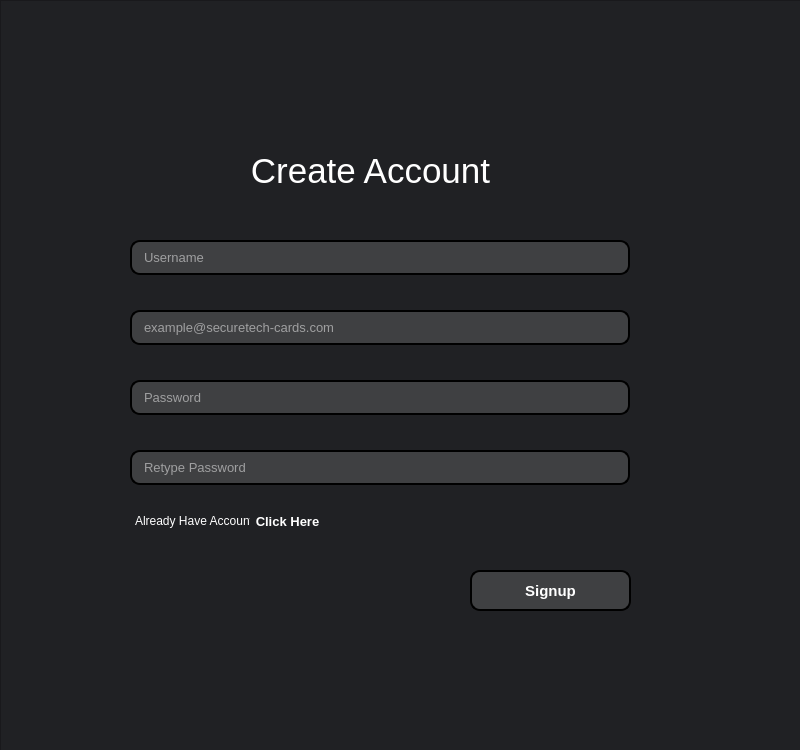
<?xml version="1.0" encoding="UTF-8"?>
<ui version="4.0">
 <class>Form</class>
 <widget class="QWidget" name="Form">
  <property name="geometry">
   <rect>
    <x>0</x>
    <y>0</y>
    <width>800</width>
    <height>750</height>
   </rect>
  </property>
  <property name="maximumSize">
   <size>
    <width>800</width>
    <height>750</height>
   </size>
  </property>
  <property name="windowTitle">
   <string>Form</string>
  </property>
  <widget class="QFrame" name="frame">
   <property name="geometry">
    <rect>
     <x>0</x>
     <y>0</y>
     <width>801</width>
     <height>751</height>
    </rect>
   </property>
   <property name="styleSheet">
    <string notr="true">
background-color:rgba(32,33,36,255);
color:white;</string>
   </property>
   <property name="inputMethodHints">
    <set>Qt::ImhNone</set>
   </property>
   <property name="frameShape">
    <enum>QFrame::StyledPanel</enum>
   </property>
   <property name="frameShadow">
    <enum>QFrame::Raised</enum>
   </property>
   <widget class="QLabel" name="label">
    <property name="geometry">
     <rect>
      <x>320</x>
      <y>50</y>
      <width>91</width>
      <height>91</height>
     </rect>
    </property>
    <property name="maximumSize">
     <size>
      <width>100</width>
      <height>100</height>
     </size>
    </property>
    <property name="text">
     <string/>
    </property>
    <property name="pixmap">
     <pixmap>stc_logo.ico</pixmap>
    </property>
    <property name="scaledContents">
     <bool>true</bool>
    </property>
   </widget>
   <widget class="QLabel" name="label_2">
    <property name="geometry">
     <rect>
      <x>250</x>
      <y>150</y>
      <width>241</width>
      <height>41</height>
     </rect>
    </property>
    <property name="font">
     <font>
      <pointsize>26</pointsize>
     </font>
    </property>
    <property name="styleSheet">
     <string notr="true">color: rgb(255, 255, 255);</string>
    </property>
    <property name="text">
     <string>Create Account</string>
    </property>
    <property name="alignment">
     <set>Qt::AlignCenter</set>
    </property>
   </widget>
   <widget class="QLineEdit" name="username">
    <property name="geometry">
     <rect>
      <x>130</x>
      <y>240</y>
      <width>500</width>
      <height>35</height>
     </rect>
    </property>
    <property name="font">
     <font>
      <pointsize>10</pointsize>
     </font>
    </property>
    <property name="styleSheet">
     <string notr="true">QLineEdit{
border-radius:10px;
border:2px solid black;
padding-left:10px;
background-color: rgba(63,64,66,255)

}</string>
    </property>
    <property name="placeholderText">
     <string>Username</string>
    </property>
    <property name="clearButtonEnabled">
     <bool>true</bool>
    </property>
   </widget>
   <widget class="QLineEdit" name="re_password">
    <property name="geometry">
     <rect>
      <x>130</x>
      <y>450</y>
      <width>500</width>
      <height>35</height>
     </rect>
    </property>
    <property name="font">
     <font>
      <pointsize>10</pointsize>
     </font>
    </property>
    <property name="styleSheet">
     <string notr="true">QLineEdit{
border-radius:10px;
border:2px solid black;
padding-left:10px;
background-color: rgba(63,64,66,255)

}</string>
    </property>
    <property name="echoMode">
     <enum>QLineEdit::Password</enum>
    </property>
    <property name="placeholderText">
     <string>Retype Password</string>
    </property>
    <property name="clearButtonEnabled">
     <bool>true</bool>
    </property>
   </widget>
   <widget class="QLabel" name="label_3">
    <property name="geometry">
     <rect>
      <x>135</x>
      <y>513</y>
      <width>121</width>
      <height>16</height>
     </rect>
    </property>
    <property name="text">
     <string>Already Have Account?</string>
    </property>
   </widget>
   <widget class="QPushButton" name="btn_signup">
    <property name="geometry">
     <rect>
      <x>250</x>
      <y>510</y>
      <width>75</width>
      <height>23</height>
     </rect>
    </property>
    <property name="font">
     <font>
      <pointsize>10</pointsize>
      <weight>75</weight>
      <bold>true</bold>
     </font>
    </property>
    <property name="styleSheet">
     <string notr="true">QPushButton{
border:none;
}</string>
    </property>
    <property name="text">
     <string>Click Here</string>
    </property>
   </widget>
   <widget class="QPushButton" name="btn_login">
    <property name="geometry">
     <rect>
      <x>470</x>
      <y>570</y>
      <width>161</width>
      <height>41</height>
     </rect>
    </property>
    <property name="font">
     <font>
      <pointsize>11</pointsize>
      <weight>75</weight>
      <italic>false</italic>
      <bold>true</bold>
     </font>
    </property>
    <property name="styleSheet">
     <string notr="true">QPushButton{

	background-color:rgba(63,64,66,255);
border:2px solid black;
border-radius:10px;
color:white;

}
QPushButton:hover{

background-color:rgba(32,33,36,255);
color:white;
border:2px solid black;
}</string>
    </property>
    <property name="text">
     <string>Signup</string>
    </property>
   </widget>
   <widget class="QLineEdit" name="email">
    <property name="geometry">
     <rect>
      <x>130</x>
      <y>310</y>
      <width>500</width>
      <height>35</height>
     </rect>
    </property>
    <property name="font">
     <font>
      <pointsize>10</pointsize>
     </font>
    </property>
    <property name="styleSheet">
     <string notr="true">QLineEdit{
border-radius:10px;
border:2px solid black;
padding-left:10px;
background-color: rgba(63,64,66,255)

}</string>
    </property>
    <property name="inputMethodHints">
     <set>Qt::ImhEmailCharactersOnly</set>
    </property>
    <property name="placeholderText">
     <string>example@securetech-cards.com</string>
    </property>
    <property name="clearButtonEnabled">
     <bool>true</bool>
    </property>
   </widget>
   <widget class="QLineEdit" name="password">
    <property name="geometry">
     <rect>
      <x>130</x>
      <y>380</y>
      <width>500</width>
      <height>35</height>
     </rect>
    </property>
    <property name="font">
     <font>
      <pointsize>10</pointsize>
     </font>
    </property>
    <property name="styleSheet">
     <string notr="true">QLineEdit{
border-radius:10px;
border:2px solid black;
padding-left:10px;
background-color: rgba(63,64,66,255)

}</string>
    </property>
    <property name="echoMode">
     <enum>QLineEdit::Password</enum>
    </property>
    <property name="placeholderText">
     <string>Password</string>
    </property>
    <property name="clearButtonEnabled">
     <bool>true</bool>
    </property>
   </widget>
  </widget>
 </widget>
 <tabstops>
  <tabstop>username</tabstop>
  <tabstop>email</tabstop>
  <tabstop>password</tabstop>
  <tabstop>re_password</tabstop>
  <tabstop>btn_signup</tabstop>
  <tabstop>btn_login</tabstop>
 </tabstops>
 <resources/>
 <connections/>
</ui>
